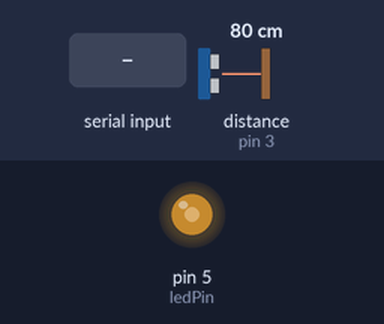
A sketch run on a simulated Arduino Uno, built with avr-gcc and run on an emulated ATmega328P. On the bench: output pins drawn as LEDs (lit = HIGH). Dashed ring = blinking. The inputs (shaded band) are chosen by the test bench; at power-on: distance to the obstacle (sensor on pin 3) 80 cm. The echo pulse lasts 58.3 µs per cm; what the sketch prints to the serial monitor is not drawn.

Above: at 1.2 s.
1.3 s: "90,45\n" received over Serial
At 2.7 s:
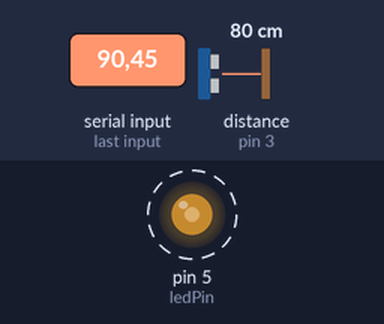
4.3 s: byte 10 ('\n') received over Serial
At 5.6 s:
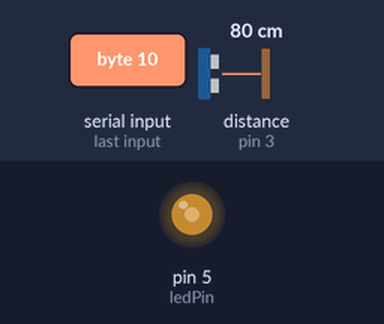
5.9 s: distance to the obstacle (sensor on pin 3) set to 18 cm
7.4 s: "30,150\n" received over Serial
At 10.2 s:
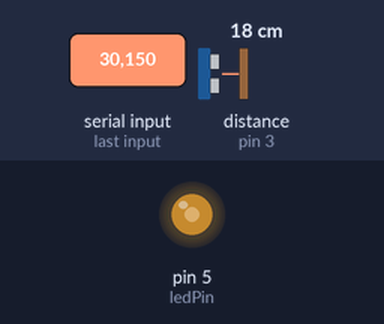
Timing chart, 0 to 11.4 s (numbered marks = the images above; inputs shaded):
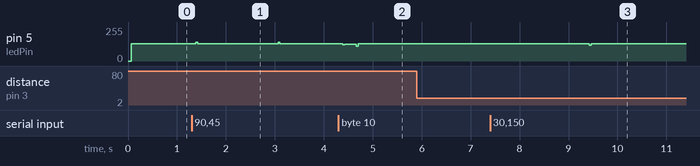

The sketch:

Exp9b5_2Way_Laptop.ino
```cpp
/*
	Final version of code for our end project enabeling 2 way-communication using frequency shift keying in Li-Fi technology.
  This code is disigned for the Laptop, sending 600 & 800 Hz, receiving 1000 & 1200 Hz.

  Photodiode: Pin D3,   Resistor 100 kΩ
  LED:        Pin D5,   Resistor 220 Ω

  Sample sequence: 0123456789:;,><=!.?@ABCDEFGHIJKLMNOPQRSTUVWXYZ[]/\|{}^abcdefghijklmnopqrstuvwxyz~-+×÷Ø&§€$*%#µ-_àéèùæ

	Written by:
  Hannes Flament & Sibald Hulselmans
  6IW
*/


// -----------------------------------  Include Libraries  ------------------------------ //

#include <TimerOne.h>


// ------------------  Define constants and variables and strings  ---------------------- //


////////////////////// Mutual /////////////////////

const int frequencyInact = 100;               // Frequency value for inactive state
const int bitDuration = 35;                   // Duration of each bit (clock time)

bool transmitting = false;                    // Indication if transmission is in progress


//////////////////////// Transmitting /////////////////////////////////

const int ledPin = 5;                         // Digital pin number for the LED

const int frequencyOut0 = 1400;               // Transmitting frequency for bit 0
const int frequencyOut1 = 1600;               // Transmitting frequency for bit 1

int outputIndex = 0;                          // Index for the current character being transmitted

const unsigned long periodOut0 = 0.5e6 / frequencyOut0;               // Transmitting period for bit 0
const unsigned long periodOut1 = 0.5e6 / frequencyOut1;               // Transmitting period for bit 1
const unsigned long inactivePeriod = 0.5e6 / frequencyInact;          // Period value for inactive state

String inputString = "";                      // Stores the received input string
String outputString = "";                     // Stores the string to be transmitted

bool stringComplete = false;                  // Indication if a complete string is given


//////////////////////// Receiving /////////////////////////////////

const int photoPin = 3;                       // Digital pin number for the photodiode

const int frequencyIn0 = 1000;                 // Receiving frequency for bit 0
const int frequencyIn1 = 1200;                 // Receiving Frequency for bit 1
const int frequencyTolerance = 75;            // Tolerance receiving frequency

const int missingSourceTimeout = 250000;      // Timeout for pulseIn()

String byteString = "";                       // Stores the received byte string
String sentence = "";                         // Stores the complete received sentence

bool stringReceived = 0;                      // Indication if a complete string is received
bool startReceiving = 0;                      // Indication if receiving proces has started


// ------------------  void setup()   ---------------------- //

void setup() {

  pinMode(ledPin, OUTPUT);                    // Set LED pin as output
  pinMode(photoPin, INPUT);                   // Set photodiode pin as input

  Serial.begin(230400);                       // Start serial communication

  Timer1.initialize(inactivePeriod);          // Initialize timer with inactivePeriod
  Timer1.attachInterrupt(blinkLED);           // Attach interrupt for LED blinking
}


// ------------------  void loop()   ---------------------- //

void loop() {
  receiveData();
  sendData();
}


// ------------------  void receiveData()   ---------------------- //

void receiveData() {                          // Function for receiving data

  if (!transmitting){

    float timeBegin = millis();                 // Record the begin time of the loop iteration
                                              // This, later on, makes sure each bit is being received with the correct bitduration

    float pulseHigh = pulseIn(photoPin, HIGH, missingSourceTimeout);      // Measure the duration of the high pulse, incoming from the photodiode
    float pulseLow = pulseIn(photoPin, LOW, missingSourceTimeout);        // Measure the duration of the low pulse, incoming from the photodiode

    float pulseTotal = pulseHigh + pulseLow;    // Calculate the total duration of the pulse
    float frequencyIn = 1000000 / pulseTotal;   // Calculate the frequency of the incomming signal


    if (abs(frequencyIn - frequencyIn0) <= frequencyTolerance) {          // Compare the frequency to determine the bit value

      byteString += String(0);                                            // Add the bit value to the byte string

      if (byteString.length() == 1 && !startReceiving) {                  // If the bytestring contains info, and we did not already started receiving,
                                                                          // we can print a signal to the serial monitor
        Serial.println("Receiving....");
        // Serial.println("");
        startReceiving = 1;

      }

      Serial.print("0");                                                  // Print a 0 to the serial monitor, to print back the byteString

    } else if (abs(frequencyIn - frequencyIn1) <= frequencyTolerance) {   // Compare the frequency to determine the bit value

      byteString += String(1);                                            // Add the bit value to the byte string

      if (byteString.length() == 1 && !startReceiving) {                  // If the bytestring contains info, and we did not already started receiving,
                                                                        // we can print a signal to the serial monitor
        Serial.println("Receiving....");
        // Serial.println("");
        startReceiving = 1;

      }

      Serial.print("1");                                                            // Print a 1 to the serial monitor, to print back the byteString

    } else if (abs(frequencyIn - frequencyInact) <= 3 && byteString.length() > 0)   // Reset the byte string if it's an inactive frequency
    byteString = "";


    if (byteString.length() == 8) {                                                 // If a complete byte string is received,
                                                                                  // we convert it to a character and add it to the sentence string
      char character = strtol(byteString.c_str(), NULL, 2);
      sentence += character;
      byteString = "";                                                              // Reset the byte string
      stringReceived = 1;

    }

    if (abs(frequencyIn - frequencyInact) <= 5 && stringReceived == 1) {   // If the frequency indicates an inactive state and a byte string has been processed,
                                                                        // we can print the sentence back out
      Serial.println("");
      Serial.println("");
      Serial.print("Received sentence: ");
      Serial.println(sentence);

      sentence = "";                                                       // Reset the sentence

      stringReceived = 0;
      startReceiving = 0;
    }

    float timeEnd = millis();                                              // Record the end time of the loop iteration

    float delayDuration = bitDuration - (timeEnd - timeBegin);             // Calculate the needed delay by subtracting the time for the program from the bitduration

    if (delayDuration > 0) delay(delayDuration);                           // Clock delay
  }
}


// ------------------  void sendData()   ---------------------- //

void sendData() {                                            // function for transmitting data

  if (stringComplete && !transmitting) {                     // If a input is given in the serial monitor, a setup block for transmitting is started

    outputString = inputString;                              // Store the received string for transmission
    inputString = "";                                        // Reset the input string

    stringComplete = false;                                  // Reset stringComplete
    transmitting = true;                                     // Set the transmitting indication to be true

    outputIndex = 0;                                         // Reset the output index
  }

  while (transmitting) {                                     // Open a loop to transmit each byte per byte

    if (outputIndex < outputString.length()) {

      char character = outputString.charAt(outputIndex);     // Extract the corresponding character out of the given sentence

      for (int j = 7; j >= 0; j--) {                         // Open a loop to transmit each bit per bit

        bool bit = bitRead(character, j);                    // Extract the corresponding bit out of the character

        float timeBegin = millis();                          // Record the begin time of the loop iteration
                                                             // This, later on, makes sure each bit is being transmitted with the correct bitduration

        if (bit) {                                           // If the extracted bit is a 1, set the frequency to the corresponding frequency
          Timer1.setPeriod(periodOut1);
          Serial.print("1");                                 // Print a 1 to the serial monitor, to print back the sentence in bits
        }

        else if (!bit) {                                     // If the extracted bit is a 0, set the frequency to the corresponding frequency
          Timer1.setPeriod(periodOut0);
          Serial.print("0");                                 // Print a 0 to the serial monitor, to print back the sentence in bits
        }

        float timeEnd = millis();                                       // Record the end time of the loop iteration

        float delayDuration = bitDuration - (timeEnd - timeBegin);      // Calculate the needed delay by subtracting the time for the program from the bitduration

        if (delayDuration > 0) delay(delayDuration);                    // Clock delay

      }
      outputIndex++;                                          // Add 1 to the index for extracting the corresponding character out of the given sentence
    }

    else {                                                    // If the sentence is fully transmitted, we can reset the led to its inactive state

      Timer1.setPeriod(inactivePeriod);                       // Restore the original timer period

      transmitting = false;                                   // Set the transmitting indication to false
      outputString = "";                                      // Reset the output string

      Serial.println("");                                     // Print out a transmitting verification in the serial monitor
      Serial.println("");
      Serial.println("Transmitting done");
      Serial.println("");
    }
  }
}


// ------------------  void serialEvent()   ---------------------- //

void serialEvent() {                                  // Interrupt function reading the serial monitor

  while (Serial.available()) {                        // Start the loop when sentence is given

    char inChar = (char)Serial.read();
    inputString += inChar;                            // Add character to inputString

    if (inChar == '\n') stringComplete = true;        // Set the stringComplete flag when end of sentence is reached

  }

  Serial.println("Sending.... ");                     // Print out a sending verification in the serial monitor
  Serial.print("Input sentence: ");
  Serial.println(inputString);
}

// ------------------  void blinkLED()   ---------------------- //

void blinkLED() {                           // Function to let the LED blink

  static bool ledState = false;
  ledState = !ledState;

  if (ledState)                             // Set LED pin port directly HIGH
    PORTD |= (1 << PD5);

  else                                      // Set LED pin port directly LOW
    PORTD &= ~(1 << PD5);
}
```

Measured:
- after the input at 1.3 s, pin 5 (ledPin): alternates 139/255 for 0.04 s and 128/255 for 1.6 s, starting after 0.09 s
- after the input at 4.3 s, pin 5 (ledPin): 128/255 → 127/255 after 0.09 s, → 128/255 0.28 s later
- after the input at 5.9 s, every drawn part: stays the same
- after the input at 7.4 s, pin 5 (ledPin): 128/255 → 118/255 after 2.0 s, → 128/255 0.04 s later
